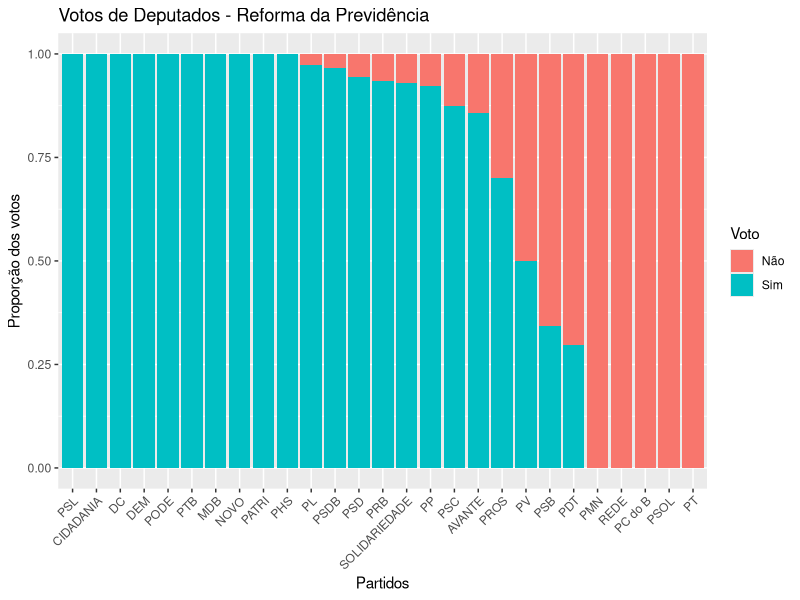

Source code (R):
library(tidyverse)
library(dplyr)

previden2019 <- read.csv("data/previdencia.csv", stringsAsFactors=FALSE)

p1 <- previden2019 %>% 
  mutate(Partido = factor(Partido,
			  levels = c(
				     "PSL",
				     "CIDADANIA",
				     "DC",
				     "DEM",
				     "PODE",
				     "PTB",
				     "MDB",
				     "NOVO",
				     "PATRI",
				     "PHS",
				     "PL",
				     "PSDB",
				     "PSD",
				     "PRB",
				     "SOLIDARIEDADE",
				     "PP",
				     "PSC",
				     "AVANTE",
				     "PROS",
				     "PV",
				     "PSB",
				     "PDT",
				     "PMN",
				     "REDE",
				     "PC do B",
				     "PSOL",
				     "PT"))) %>%
  group_by(Partido, Voto) %>% 
  summarise(total = n()) %>% 
  ungroup() %>%
  complete(Partido, Voto, fill = list(total = 0)) %>%
  arrange(total) %>%
  ggplot(aes(x = Partido, y = total, fill = Voto)) +
  geom_bar(stat="identity", position = "fill") + 
  theme(axis.text.x = element_text(angle = 45, hjust = 1)) +
  labs(x = "Partidos",y="Proporção dos votos", title = "Votos de Deputados - Reforma da Previdência")

png("votos_de_partidos.png",width=3200,height=1800,res=300)
print(p1)
dev.off()

